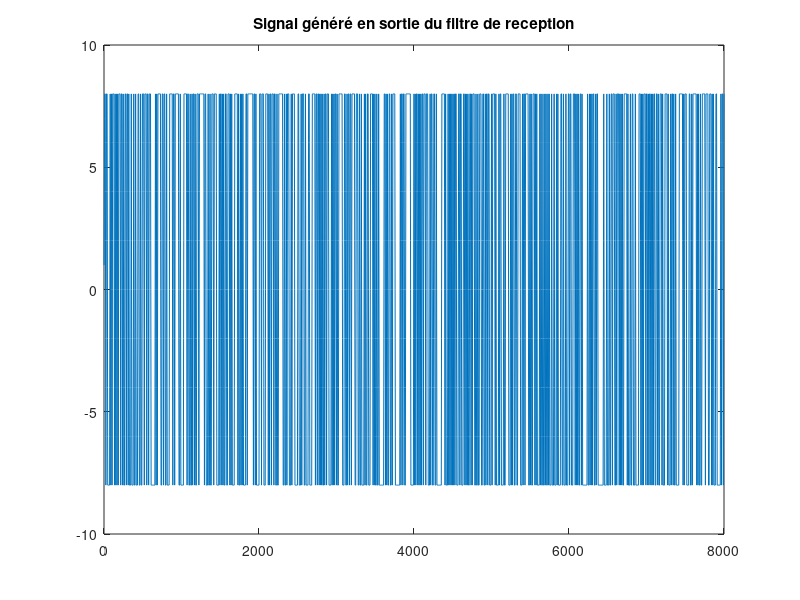
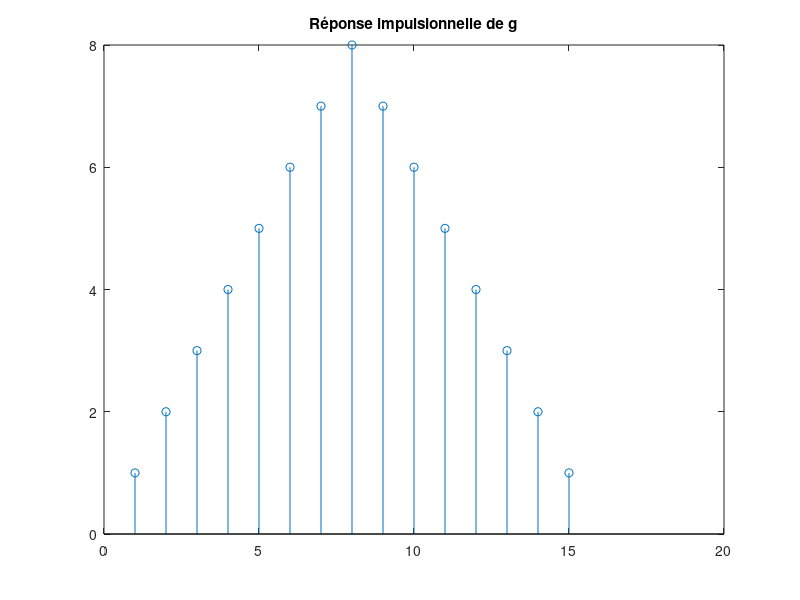
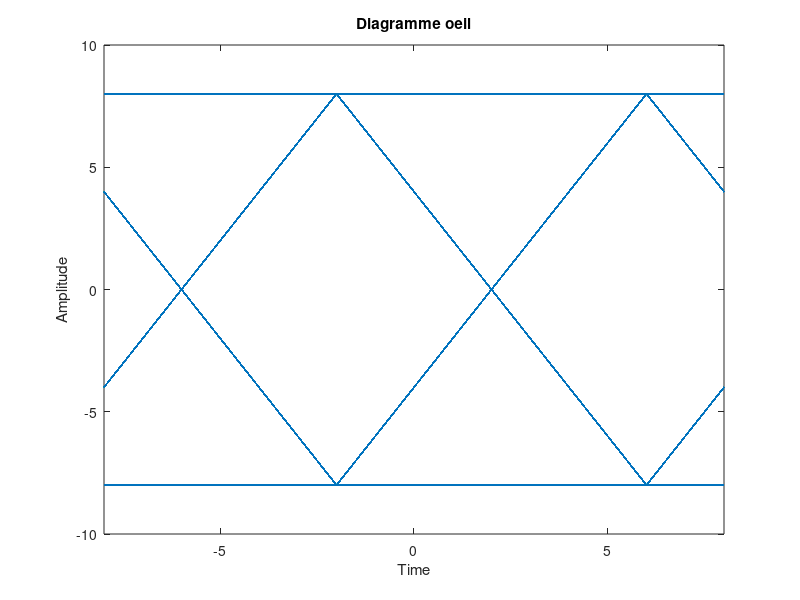

Write MATLAB code to recreate these figures, in order.
clear all; close all; clc;

Fe = 24000;
Te = 1/Fe;
Rb = 3000;
Tb = 1/Rb;
Ts = Tb;
Ns = floor(Tb/Te);
nbits = 1000;

bits = randi([0 1], 1, nbits);
h = ones(1, Ns);

g = conv(h, h);

ak = 2 * bits - 1;
x = kron(ak, [1 zeros(1, Ns-1)]);
z = filter(g, 1, x);

z_echant = zeros(1, length(z));
for i = Ns:Ns:length(z)
    z_echant(i:(i+Ns-1)) = z(i);
end

decisions = z_echant(Ns:Ns:end) > 0;
erreur_n0_Ns = sum(decisions ~= bits) / length(bits);

decisions = z_echant(3:Ns:end-Ns) > 0;
erreur_n0_3 = sum(decisions ~= bits) / length(bits);

% plot

figure("Name", "Signal généré en sortie du filtre de reception");
plot(z);
title('Signal généré en sortie du filtre de reception');

figure("Name", "Réponse impulsionnelle de g");
stem(g);
title('Réponse impulsionnelle de g');

eyediagram(z(Ns+1:end), 2 * Ns, 2 * Ns, Ns - 1);
title('Diagramme oeil');
